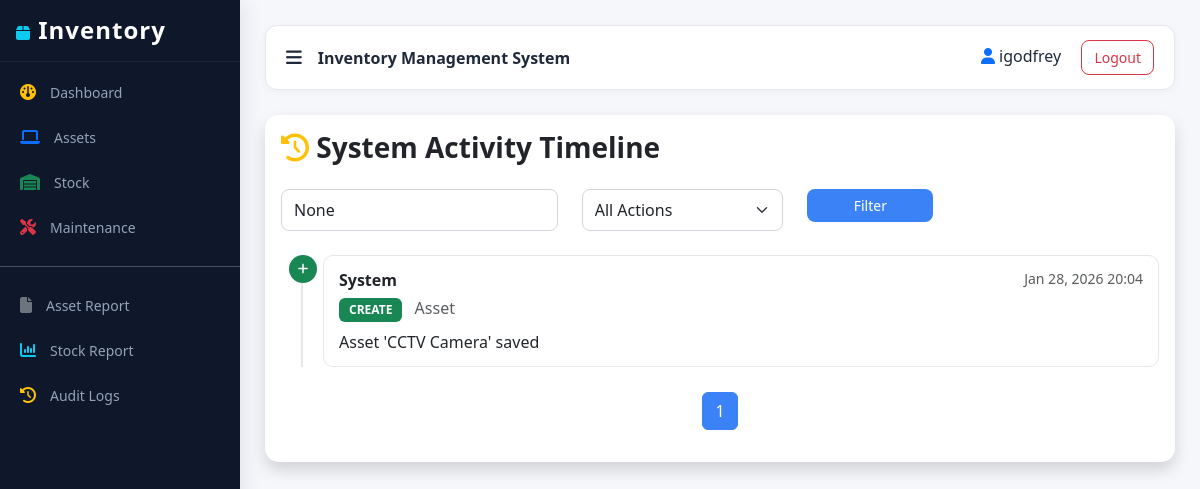
/audit-logs/ (signed in), run on the app's committed database.
### inventory/models.py (models this page shows, shortened)
class AuditLog(models.Model):
    ACTION_CHOICES = [
        ("CREATE", "Create"),
        ("UPDATE", "Update"),
        ("DELETE", "Delete"),
        ("LOGIN", "Login"),
        ("LOGOUT", "Logout"),
    ]
    user = models.ForeignKey(User, on_delete=models.SET_NULL, null=True, blank=True)
    action = models.CharField(max_length=10, choices=ACTION_CHOICES)
    model_name = models.CharField(max_length=100)
    object_id = models.CharField(max_length=100, blank=True)
    description = models.TextField(blank=True)
    timestamp = models.DateTimeField(auto_now_add=True)

### inventory/views.py (the view)
# urls.py: path("audit-logs/", views.audit_log_list, name="audit_log"),
@login_required
@permission_required("inventory.view_auditlog", raise_exception=True)
def audit_log_list(request):
    logs = AuditLog.objects.select_related("user").order_by("-timestamp")
    query = request.GET.get("q")
    if query:
        logs = logs.filter(
            Q(model_name__icontains=query) |
            Q(description__icontains=query) |
            Q(user__username__icontains=query)
        )
    action = request.GET.get("action")
    if action:
        logs = logs.filter(action=action)
    paginator = Paginator(logs, 15)
    page_obj = paginator.get_page(request.GET.get("page"))
    return render(request, "inventory/audit_log.html", {
        "page_obj": page_obj,
        "query": query,
        "selected_action": action,
    })

### inventory/templates/inventory/audit_log.html (shortened to what this page needs)
{% extends "inventory/base.html" %}
{% block content %}
<div class="card shadow">
    <div class="card-body">
        <h3 class="mb-4">
            <i class="fa-solid fa-clock-rotate-left text-warning"></i>
            System Activity Timeline
        </h3>
        <form method="get" class="row mb-4">
            <div class="col-md-4">
                <input type="text" name="q" value="{{ query }}"
                       class="form-control" placeholder="Search activity...">
            </div>
            <div class="col-md-3">
                <select name="action" class="form-select">
                    <option value="">All Actions</option>
                </select>
            </div>
            <div class="col-md-2">
                <button class="btn btn-primary w-100">Filter</button>
            </div>
        </form>
        <div class="timeline">
            {% for log in page_obj %}
            <div class="timeline-item">
                <div class="timeline-icon
                    {% if log.action == 'CREATE' %}bg-success
                    {% elif log.action == 'UPDATE' %}bg-warning
                    {% elif log.action == 'DELETE' %}bg-danger
                    {% else %}bg-secondary{% endif %}">
                    {% if log.action == "CREATE" %}
                        <i class="fa-solid fa-plus"></i>
                    {% elif log.action == "UPDATE" %}
                        <i class="fa-solid fa-pen"></i>
                    {% elif log.action == "DELETE" %}
                        <i class="fa-solid fa-trash"></i>
                    {% else %}
                        <i class="fa-solid fa-circle"></i>
                    {% endif %}
                </div>
                <div class="timeline-content">
                    <div class="d-flex justify-content-between">
                        <strong>
                            {{ log.user|default:"System" }}
                        </strong>
                        <small class="text-muted">
                            {{ log.timestamp|date:"M d, Y H:i" }}
                        </small>
                    </div>
                    <div class="mt-1">
                        <span class="badge
                            {% if log.action == 'CREATE' %}bg-success
                            {% elif log.action == 'UPDATE' %}bg-warning text-dark
                            {% elif log.action == 'DELETE' %}bg-danger
                            {% else %}bg-secondary{% endif %}">
                            {{ log.action }}
                        </span>
                        <span class="ms-2 text-muted">
                            {{ log.model_name }}
                        </span>
                    </div>
                    <p class="mt-2 mb-0">
                        {{ log.description }}
                    </p>
                </div>
            </div>
            {% empty %}
                <p class="text-muted text-center">No activity found</p>
            {% endfor %}
        </div>
        <div class="mt-4">
            <ul class="pagination justify-content-center">
                <li class="page-item active">
                    <span class="page-link">{{ page_obj.number }}</span>
                </li>
            </ul>
        </div>
    </div>
</div>
{% endblock %}

### inventory/templates/inventory/base.html (shortened to what this page needs)
{% load static %}
<!DOCTYPE html>
<html>
<head>
    <link href="https://cdn.jsdelivr.net/npm/bootstrap@5.3.2/dist/css/bootstrap.min.css" rel="stylesheet">
    <link rel="stylesheet" href="https://cdnjs.cloudflare.com/ajax/libs/font-awesome/6.5.0/css/all.min.css">
    <link href="{% static 'css/main.css' %}" rel="stylesheet">
</head>
<body>
{% if user.is_authenticated %}
<div id="sidebar" class="sidebar">
    <h4 class="p-3">
        <i class="fa-solid fa-box text-info"></i>
        <span class="menu-text">Inventory</span>
    </h4>
    <a href="{% url 'inventory:dashboard' %}"
       class="{% if request.resolver_match.url_name == 'dashboard' %}active{% endif %}">
        <i class="fa-solid fa-gauge text-warning"></i>
        <span class="menu-text">Dashboard</span>
    </a>
    <a href="{% url 'inventory:asset_list' %}"
       class="{% if request.resolver_match.url_name in 'asset_list asset_add asset_edit asset_detail asset_delete' %}active{% endif %}">
        <i class="fa-solid fa-laptop text-primary"></i>
        <span class="menu-text">Assets</span>
    </a>
    <a href="{% url 'inventory:stock_list' %}"
       class="{% if request.resolver_match.url_name in 'stock_list stock_move' %}active{% endif %}">
        <i class="fa-solid fa-warehouse text-success"></i>
        <span class="menu-text">Stock</span>
    </a>
    <a href="{% url 'inventory:maintenance_list' %}"
       class="{% if request.resolver_match.url_name == 'maintenance_list' %}active{% endif %}">
        <i class="fa-solid fa-screwdriver-wrench text-danger"></i>
        <span class="menu-text">Maintenance</span>
    </a>
    <hr class="text-light">
    <a href="{% url 'inventory:asset_register_report' %}">
        <i class="fa-solid fa-file text-secondary"></i>
        <span class="menu-text">Asset Report</span>
    </a>
    <a href="{% url 'inventory:stock_summary_report' %}">
        <i class="fa-solid fa-chart-column text-info"></i>
        <span class="menu-text">Stock Report</span>
    </a>
    <a href="{% url 'inventory:audit_log' %}">
    <i class="fa-solid fa-clock-rotate-left text-warning"></i>
    <span class="menu-text">Audit Logs</span>
</a>
</div>
<div id="content" class="content">
    <div class="topbar d-flex justify-content-between align-items-center">
        <div class="d-flex align-items-center gap-3">
            <i class="fa-solid fa-bars toggle-btn" onclick="toggleSidebar()"></i>
            <strong>Inventory Management System</strong>
        </div>
        <div>
            <span class="me-3">
                <i class="fa-solid fa-user text-primary"></i> {{ user.username }}
            </span>
            <form action="{% url 'logout' %}" method="post" style="display:inline;">
                <button class="btn btn-sm btn-outline-danger">
                    Logout
                </button>
            </form>
        </div>
    </div>
{% else %}
<div class="container mt-5">
{% endif %}
{% block content %}{% endblock %}
{% if user.is_authenticated %}
</div>
{% else %}
</div>
{% endif %}
</body>
</html>

### static/css/main.css (style rules this page uses)
body { background-color: #f5f7fb; font-family: "Segoe UI", Tahoma, Geneva, Verdana, sans-serif; color: #1e293b; }
* { transition: all 0.2s ease-in-out; }
h3, h4, h5 { font-weight: 600; }
.sidebar { height: 100vh; width: 240px; position: fixed; background: #0f172a; color: #fff; overflow-y: auto; box-shadow: 4px 0 20px rgba(0,0,0,0.08); z-index: 1000; }
.sidebar h4 { font-weight: 700; letter-spacing: 1px; padding: 20px; border-bottom: 1px solid rgba(255,255,255,0.05); }
.sidebar a { display: flex; align-items: center; gap: 14px; padding: 12px 20px; color: #94a3b8; text-decoration: none; font-size: 14px; position: relative; }
.sidebar i { font-size: 16px; }
.content { margin-left: 240px; padding: 25px; }
.topbar { background: #ffffff; padding: 14px 20px; border-radius: 12px; border: 1px solid #e5e7eb; margin-bottom: 25px; box-shadow: 0 2px 8px rgba(0,0,0,0.04); }
.toggle-btn { cursor: pointer; font-size: 18px; }
.card { border-radius: 14px; border: none; overflow: hidden; }
.btn { border-radius: 8px; font-size: 14px; padding: 6px 12px; }
.btn-primary { background-color: #3b82f6; border: none; }
.badge { padding: 6px 10px; border-radius: 6px; font-size: 12px; }
.form-control, .form-select { border-radius: 8px; border: 1px solid #d1d5db; padding: 8px 12px; }
.pagination .page-link { border-radius: 6px; margin: 0 3px; }
.pagination .active .page-link { background-color: #3b82f6; border-color: #3b82f6; }
.sidebar a { position: relative; overflow: hidden; }
.sidebar a::before { content: ""; position: absolute; left: -100%; top: 0; height: 100%; width: 100%; background: linear-gradient( 120deg, transparent, rgba(59,130,246,0.2), transparent ); transition: all 0.4s ease; }
.sidebar a i { transition: transform 0.2s ease, color 0.2s ease; }
.sidebar, .content { transition: all 0.3s ease-in-out; }
.timeline { position: relative; margin-left: 20px; padding-left: 20px; border-left: 2px solid #e5e7eb; }
.timeline-item { position: relative; margin-bottom: 25px; }
.timeline-icon { position: absolute; left: -34px; top: 0; width: 28px; height: 28px; border-radius: 50%; display: flex; align-items: center; justify-content: center; color: #fff; font-size: 12px; }
.timeline-content { background: #ffffff; padding: 12px 15px; border-radius: 10px; border: 1px solid #e5e7eb; transition: all 0.2s ease; }

### data on the page
AuditLog: user "System", timestamp "Jan 28, 2026 20:04", action "CREATE", model_name "Asset", description "Asset 'CCTV Camera' saved"

### other printed values
{{ user.username }} "igodfrey"
{{ page_obj.number }} "1"
